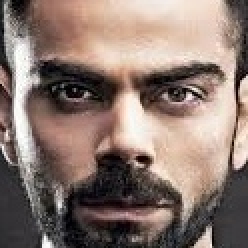
#> input picture data/kohli_main/download.jpeg, 124 x 124 px, found by its file name (shown 2 times larger)
$ jupyter execute --allow-errors image_gen.ipynb
#> lines starting #> are read from the running program, lines starting #| are printed output that depends on the picture
[cell 1]
import cv2 as cv
import numpy as np
import os

from matplotlib import pyplot as plt

[cell 2]
img = cv.imread(r'C:\Users\ASUS\Desktop\VS code\ML-AI\Celebrity_Detection\data\kohli_main\download.jpeg')
#> img is the input picture: shape (124, 124, 3); mean B, G, R 112, 120.2, 139
gray = cv.cvtColor(img, cv.COLOR_BGR2GRAY)
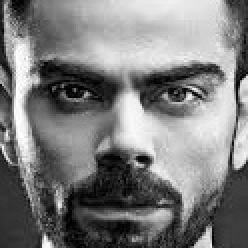
#> gray: shape (124, 124) (shown 2 times larger); min 0, max 255, mean 124.9
gray.shape
#> Out = (124, 124)

[cell 3]
face_cascade = cv.CascadeClassifier(r'C:\Users\ASUS\Desktop\VS code\ML-AI\Celebrity_Detection\opencv\haarcascades\haarcascade_frontalface_default.xml')
eye_cascade = cv.CascadeClassifier(r'C:\Users\ASUS\Desktop\VS code\ML-AI\Celebrity_Detection\opencv\haarcascades\haarcascade_eye.xml')

faces = face_cascade.detectMultiScale(gray, 1.3, 5)
#> faces = [[6, 6, 116, 116]]
faces
#> Out = [[6, 6, 116, 116]]

[cell 4]
(x,y,w,h) = faces[0]
#> x = 6; y = 6; w = 116; h = 116
x,y,w,h
face_img = cv.rectangle(img,(x,y),(x+w,y+h),(255,0,0),2)
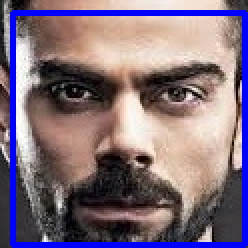
#> face_img: shape (124, 124, 3) (shown 2 times larger); mean B, G, R 125.7, 110.3, 128.1
plt.imshow(face_img)

[cell 5]
import cv2
def get_cropped_img(img_path):
    img = cv2.imread(img_path)

    gray = cv2.cvtColor(img, cv2.COLOR_BGR2GRAY)
    faces = face_cascade.detectMultiScale(gray, scaleFactor=1.1, minNeighbors=3, minSize=(30, 30))
    if len(faces) > 0:
        (x, y, w, h) = faces[0]
        return img[y:y+h, x:x+w]

[cell 6]
imgg = get_cropped_img(r'C:\Users\ASUS\Desktop\VS code\ML-AI\Celebrity_Detection\data\kohli_main\images.jpeg')
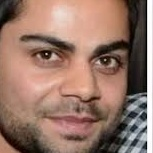
#> input picture data/kohli_main/images.jpeg, 153 x 153 px, found by its file name
#> in get_cropped_img, img is the input picture: shape (153, 153, 3); mean B, G, R 104.6, 118.2, 150.3
#> in get_cropped_img, `gray = cv2.cvtColor(img, cv2.COLOR_BGR2GRAY)`:
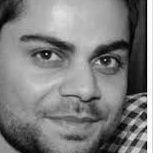
#> gray: shape (153, 153); min 0, max 255, mean 126.2
#> in get_cropped_img, `faces = face_cascade.detectMultiScale(gray, scaleFactor=1.1, minNeighb..`: faces = [[17, 13, 127, 127]]
#> in get_cropped_img, `(x, y, w, h) = faces[0]`: x = 17; y = 13; w = 127
#> in get_cropped_img, `return img[y:y+h, x:x+w]`:
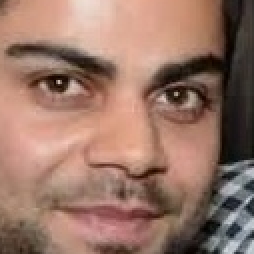
#> returned value: shape (127, 127, 3) (shown 2 times larger); mean of channels 0, 1, 2 103.1, 117.3, 152.3; drawn as B, G, R
plt.imshow(imgg)

[cell 7]
def copy_cropped_to_a_folder(ur_l, dest):
    images = []
    if not os.path.exists(dest):
        os.makedirs(dest)

    for filename in os.listdir(ur_l):
        img_path = os.path.join(ur_l, filename)
        if os.path.isfile(img_path):
            cropped_img = get_cropped_img(img_path)
            if cropped_img is not None:
                output_path = os.path.join(dest, filename)
                cv.imwrite(output_path, cropped_img)
                print(f"Saved cropped image to: {output_path}")
            else:
                print(f"Skipping image: {img_path}")

#> (a cell that did not finish here is left out)

[cell 9]
import os

def traverse_folders(root_folder):
    folder_dict = {}

    for root, dirs, files in os.walk(root_folder):
        folder_name = os.path.basename(root)
        # Include only files, not directories
        file_paths = [os.path.join(root, name) for name in files]
        if file_paths:  # Only add to dict if there are files
            folder_dict[folder_name] = file_paths

    return folder_dict

# Example usage:
root_folder = r'C:\Users\ASUS\Desktop\VS code\ML-AI\Celebrity_Detection\data'
folder_contents = traverse_folders(root_folder)
folder_contents

[cell 10]
import numpy as np
import pywt
import cv2  # Change from `cv` to `cv2`

def w2d(img, mode='haar', level=2):  # Increased the level from 1 to 2
    imArray = img
    # Datatype conversions
    # Convert to grayscale
    imArray = cv2.cvtColor(imArray, cv2.COLOR_RGB2GRAY)
    # Convert to float
    imArray = np.float32(imArray)
    imArray /= 255
    # Compute coefficients
    coeffs = pywt.wavedec2(imArray, mode, level=level)

    # Process Coefficients
    coeffs_H = list(coeffs)
    # Instead of zeroing out the approximation coefficients completely, we can retain some information
    coeffs_H[0] *= 0.1  # Retain 10% of the approximation coefficients

    # Reconstruction
    imArray_H = pywt.waverec2(coeffs_H, mode)
    imArray_H *= 255
    imArray_H = np.uint8(imArray_H)


    return imArray_H

[cell 11]
class_dict = {}
count = 0
for celebrity_name in folder_contents.keys():
    class_dict[celebrity_name] = count
    count = count + 1
class_dict

[cell 12]
folder_contents

[cell 13]
X, y = [], []
for celebrity_name, training_files in folder_contents.items():
    for training_image in training_files:
        img = cv.imread(training_image)
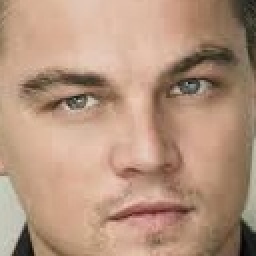
#> input picture data/leo_main/download (10).jpeg, 128 x 128 px (shown 2 times larger)
#> img is the input picture: shape (128, 128, 3); mean B, G, R 126, 148, 180.8
        scalled_raw_img = cv.resize(img, (32, 32))
        img_har = w2d(img,'db1',5)
#> in w2d, `imArray = cv2.cvtColor(imArray, cv2.COLOR_RGB2GRAY)`:
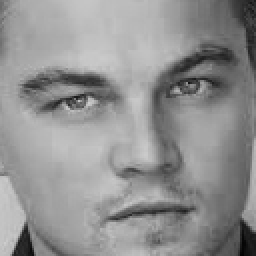
#> imArray: shape (128, 128) (shown 2 times larger); min 2, max 205, mean 145.1
#> in w2d, `coeffs = pywt.wavedec2(imArray, mode, level=level)`: coeffs = 6 items
#> in w2d, `imArray_H = pywt.waverec2(coeffs_H, mode)`:
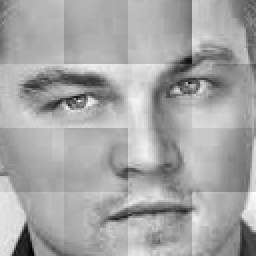
#> imArray_H: shape (128, 128) float32 (shown 2 times larger); min -0.479, max 0.343, mean 0.0569; drawn with min black and max white
#> in w2d, `imArray_H = np.uint8(imArray_H)`:
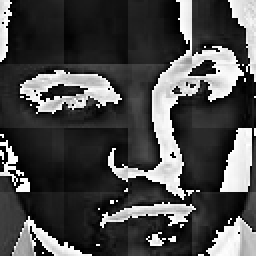
#> imArray_H: shape (128, 128) (shown 2 times larger); min 0, max 255, mean 74.3
        scalled_img_har = cv2.resize(img_har, (32, 32))
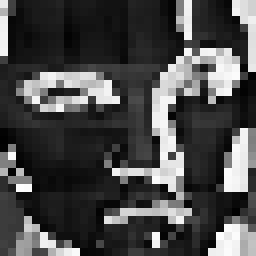
#> scalled_img_har: shape (32, 32) (shown 8 times larger); min 0, max 254, mean 73.7
        combined_img = np.vstack((scalled_raw_img.reshape(32*32*3,1),scalled_img_har.reshape(32*32,1)))
#> combined_img = 4096 values, max 254 at index 4027, min 0 at index 3616, mean 132.2
        X.append(combined_img)
        y.append(class_dict[celebrity_name])

[cell 14]
y

[cell 15]
X

[cell 16]
X = np.array(X).reshape(len(X),4096).astype(float)
X.shape
#> Out = (5, 4096)
